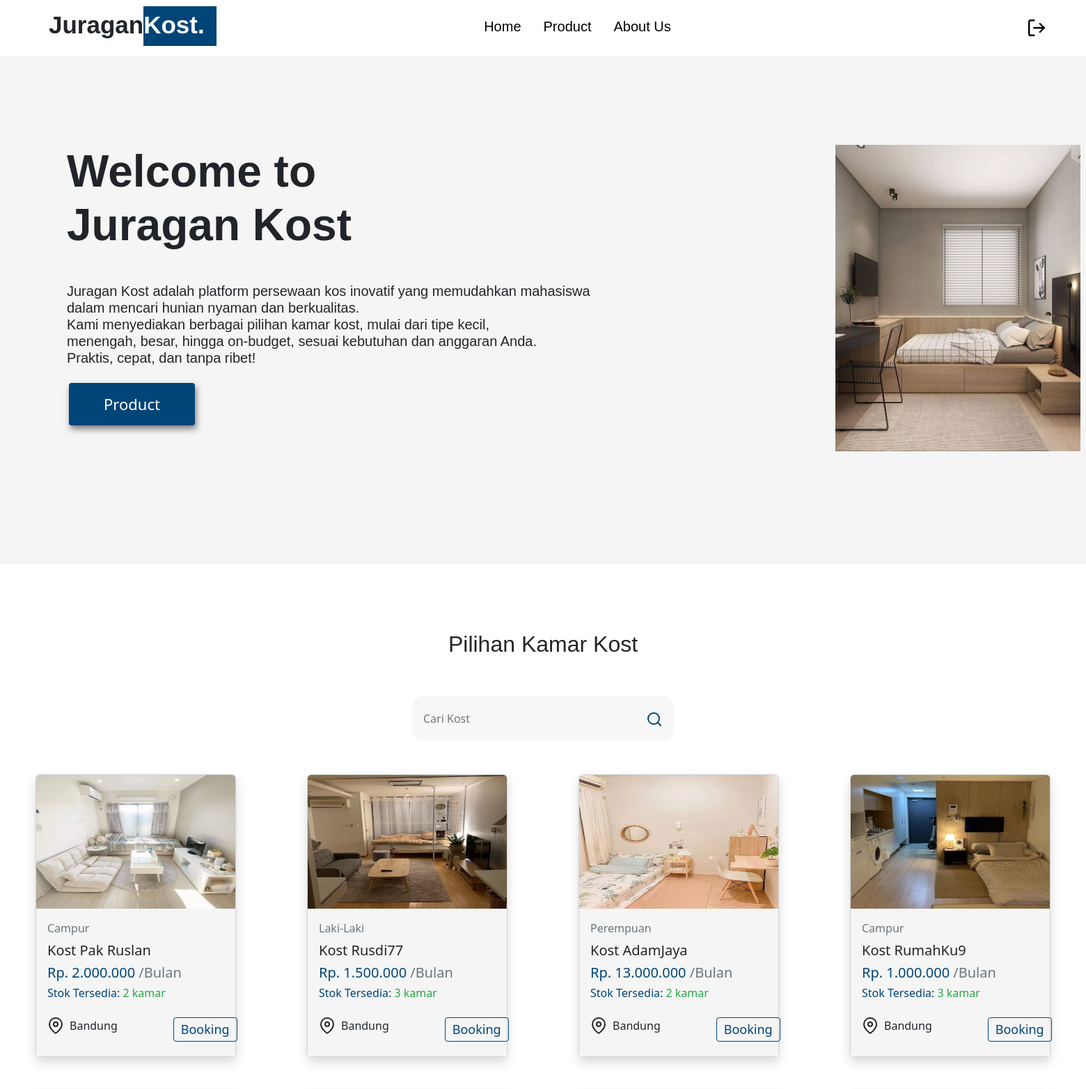
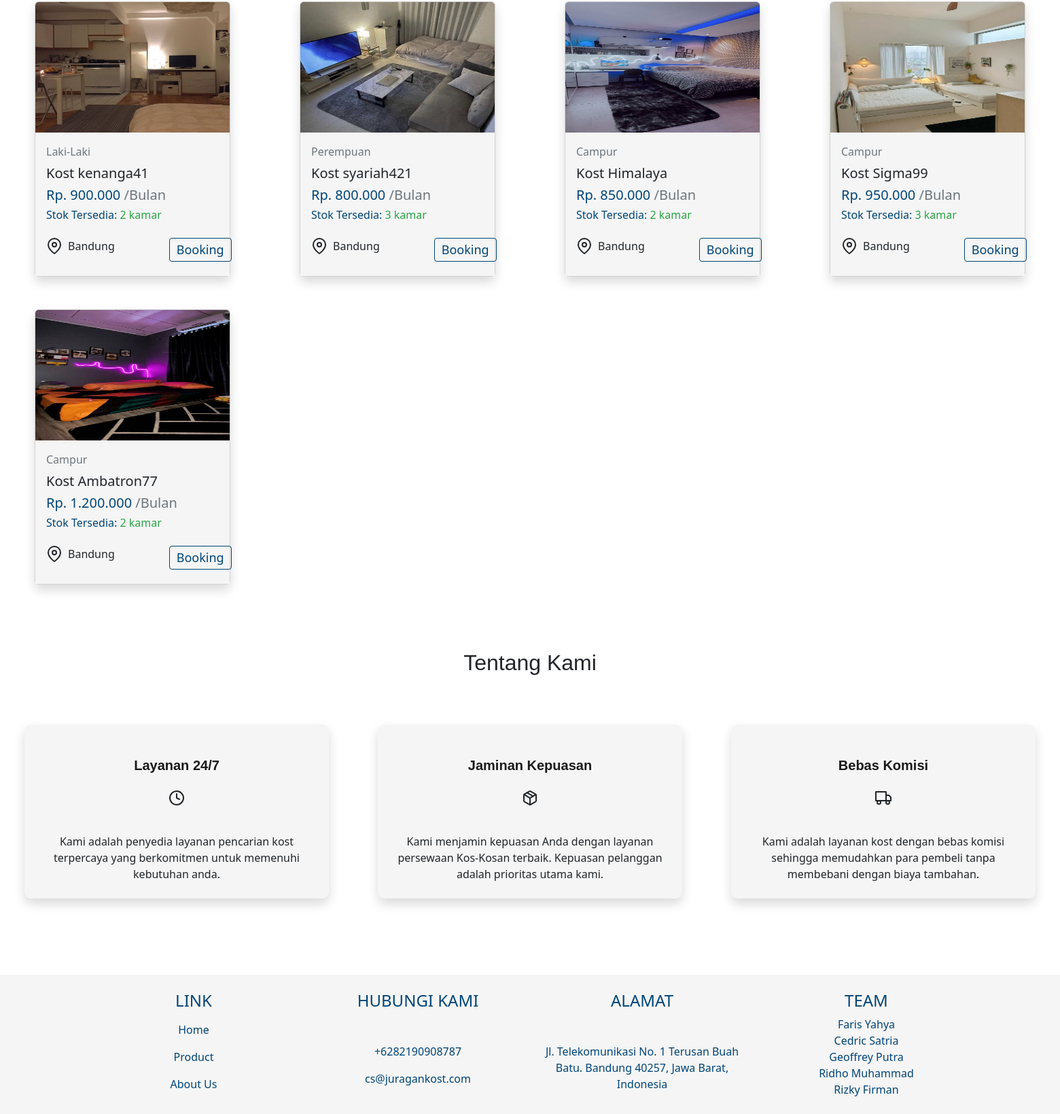
/dashboard.php (signed in), run on the app's committed database (2 pictures, top to bottom).
### tables this page shows
CREATE TABLE `produk` (
  `id_produk` int(11) NOT NULL,
  `nama_produk` varchar(50) NOT NULL,
  `harga` int(50) NOT NULL,
  `foto` varchar(100) DEFAULT NULL,
  `jenis` varchar(50) DEFAULT NULL,
  `lokasi` varchar(50) NOT NULL,
  `deskripsi` varchar(1000) NOT NULL,
  `stok` int(11) NOT NULL DEFAULT 0
);

### proses/koneksiuser.php (called while the page is built, shortened)
<?php
    function formatRupiah($angka) {
        return number_format($angka, 0, ',', '.');
    }
?>

### dashboard.php (the view, shortened to what this page needs)
<!DOCTYPE html>
<html lang="en">
<head>
    <link rel="stylesheet" href="css/dashboard.css">
    <link href="https://cdn.jsdelivr.net/npm/bootstrap@5.2.3/dist/css/bootstrap.min.css" rel="stylesheet"
>
</head>
<body>
    <nav class="navbar" style="position: fixed;">
        <div class="navbar-container">
            <div class="logo">
                <h2>Juragan<span>Kost.</span></h2>
            </div>
            <ul class="menu-items">
                <li><a href="#home">Home</a></li>
                <li><a href="#produk">Product</a></li>
                <li><a href="#about">About Us</a></li>
            </ul>
            <a href="logout.php" id="shopping-cart-button" onclick="return confirmLogout();">
                <i data-feather="log-out" class="shopping"></i>
            </a>
        </div>
    </nav>
    <div class="hal1" id="home">
        <div class="text">
            <h1>Welcome to<br>Juragan Kost</h1>
            <h5><br>Juragan Kost adalah platform persewaan kos inovatif yang memudahkan mahasiswa<br>dalam mencari
                hunian nyaman
                dan berkualitas.<br> Kami menyediakan berbagai pilihan kamar kost, mulai dari tipe kecil,<br> menengah,
                besar,
                hingga on-budget, sesuai kebutuhan dan anggaran Anda.<br> Praktis, cepat, dan tanpa ribet!</h5>
        </div>
        <img class="mic" src="asset/Kamardashboard.jpg" alt="">
        <a href="#produk"><button>Product</button></a>
    </div>
    <div class="container-fluid" style="margin-top: 6em;" id="produk">
        <div class="title">
            <h2>Pilihan Kamar Kost</h2>
        </div>
        <div class="container" style="margin-top: 3em;">
            <form class="d-flex justify-content-center" role="search" method="GET" action="">
                <input class="cari" type="search" name="search" placeholder="Cari Kost"
                    value="<?php echo isset($_GET['search']) ? $_GET['search'] : ''; ?>">
                <button class="cari-tombol" type="submit"><i data-feather="search" style="color: #004577;"></i></button>
            </form>
        </div>
        <div class="row" style="margin-top: 3em;">
            <?php
            require "proses/koneksiuser.php";
            $search = isset($_GET['search']) ? $_GET['search'] : '';
            if ($search) {
                $query = mysqli_query($koneksi, "SELECT * FROM produk WHERE nama_produk LIKE '%$search%'");
            } else {
                $query = mysqli_query($koneksi, "SELECT * FROM produk");
            }
            while ($data = mysqli_fetch_array($query)) { ?>
                <div class="col-3 d-flex justify-content-center mb-5">
                    <div class="card shadow" style="width: 18rem;">
                        <img src="asset/<?php echo $data['foto']; ?>" class="card-img-top" alt="..." style="height: 12em">
                        <div class="card-body" style="background-color: #F5F5F5;">
                            <p class="card-title text-muted"><?php echo $data['jenis']; ?></p>
                            <h5 class="card-title"><?php echo $data['nama_produk']; ?></h5>
                            <h5 class="card-title" style="color: #004577;">Rp. <?php echo formatRupiah($data['harga']); ?>
                                <span class="text-muted">/Bulan</span>
                            </h5>
                            <h6 style="color: #004577; font-weight: normal;">Stok Tersedia:
                                <span style="color: #28a745;"><?php echo $data['stok']; ?> kamar</span>
                            </h6>
                            <div class="harga mt-4 d-flex">
                                <p class="d-flex" style="gap: 0.5em"><i data-feather="map-pin" class="shopping"></i>Bandung
                                </p>
                                <a href="detailproduk.php?id=<?= $data['id_produk'] ?>"><button
                                        class="booking">Booking</button></a>
                            </div>
                        </div>
                    </div>
                </div>
            <?php } ?>
        </div>
    </div>
    <div class="about" id="about">
        <div class="title">
            <h2>Tentang Kami</h2>
        </div>
        <div class="container-fluid">
            <div class="row baris">
                <div class="col-4 kolom">
                    <div class="kot shadow">
                        <div class="ket">
                            <h5>Layanan 24/7</h5>
                        </div>
                        <div class="log">
                            <i data-feather="clock"></i>
                        </div>
                        <p class="text-center mt-4 p-3">Kami adalah penyedia layanan pencarian kost terpercaya yang
                            berkomitmen untuk memenuhi kebutuhan anda.</p>
                    </div>
                </div>
                <div class="col-4 kolom">
                    <div class="kot shadow">
                        <div class="ket">
                            <h5>Jaminan Kepuasan</h5>
                        </div>
                        <div class="log">
                            <i data-feather="package"></i>
                        </div>
                        <p class="text-center mt-4 p-3">Kami menjamin kepuasan Anda dengan layanan persewaan Kos-Kosan
                            terbaik. Kepuasan pelanggan adalah prioritas utama kami.</p>
                    </div>
                </div>
                <div class="col-4 kolom">
                    <div class="kot shadow">
                        <div class="ket">
                            <h5>Bebas Komisi</h5>
                        </div>
                        <div class="log">
                            <i data-feather="truck"></i>
                        </div>
                        <p class="text-center mt-4 p-3">Kami adalah layanan kost dengan bebas komisi sehingga memudahkan
                            para pembeli tanpa membebani dengan biaya tambahan.</p>
                    </div>
                </div>
            </div>
        </div>
    </div>
    <footer style="background-color: #F5F5F5;padding-bottom: 1em">
        <div class="container" style="margin-top: 7em;color:#004577;">
            <div class="row d-flex justify-content-center text-center">
                <div class="col-3 mt-4 foter">
                    <h4>LINK</h4>
                    <p class="mt-3">
                        <a href="#home" class="footer-hover">Home</a>
                    </p>
                    <p>
                        <a href="#produk" class="footer-hover">Product</a>
                    </p>
                    <p>
                        <a href="#about" class="footer-hover">About Us</a>
                    </p>
                </div>
                <div class="col-3 mt-4">
                    <h4>HUBUNGI KAMI</h4>
                    <div class="mt-5">
                        <p> +6282190908787</p>
                        <p>cs@juragankost.com</p>
                    </div>
                </div>
                <div class="col-3 mt-4">
                    <h4>ALAMAT</h4>
                    <div class="mt-5">
                        Jl. Telekomunikasi No. 1 Terusan Buah Batu. Bandung 40257, Jawa Barat, Indonesia<br>
                    </div>
                </div>
                <div class="col-3 mt-4">
                    <h4>TEAM</h4>
                    <div class="mt-2">
                        Faris Yahya<br>Cedric Satria<br>Geoffrey Putra<br>Ridho Muhammad<br>Rizky Firman
                    </div>
                </div>
            </div>
        </div>
    </footer>
</body>
</html>

### css/dashboard.css (style rules this page uses)
:root { --title: "title", sans-serif; --text: "text", sans-serif; --black-color: #1a1a1a; --grey-color: #292a2e; --white-color: #f7f7f7; --blue-color: #004577; --light-black: rgba(0, 0, 0, 0.89); --black: #000; --white: #fff; --grey: #aaa; }
* { margin: 0; padding: 0; box-sizing: border-box; outline: none; border: none; text-decoration: none; }
html { scroll-behavior: smooth; }
body { overflow-x: hidden; }
.navbar { display: flex; justify-content: space-between; align-items: center; padding: 1.4rem 7%; background-color:var(--white); position: fixed; top: 0; left: 0; right: 0; z-index: 9999; }
.navbar-container { display: flex; justify-content: center; align-items: center; height: 64px; }
.navbar-container .shopping { position: absolute; top: 0%; right: 2%; height: 10vh; width: 5rem; padding: 0 1.6rem; color: var(--black); transition: 0.3s; }
.logo h2 { font-family: var(--title); font-size: 35px; line-height: 80px; font-weight: 600; margin-left: 2em; }
.logo h2 span { background-color: var(--blue-color); font-weight: 600; padding-right: 0.5em; padding-bottom: 0.3em; padding-top: 0.2em; color: var(--white); }
.menu-items { order: 2; display: flex; margin-left: 20em; margin-top: 0.8em; }
.menu-items li { list-style: none; margin-left: 2rem; font-size: 1.2rem; display: flex; justify-content: center; }
.navbar-container ul a { text-decoration: none; font-family: var(--text); color: var(--black); font-size: 20px; position: relative; }
.navbar-container ul a:after { content: ""; position: absolute; background-color: #295a8d; height: 3px; width: 0; left: 0; bottom: -10px; transition: 0.3s; }
.hal1 { background: whitesmoke; height: 100vh; margin-top: 10px; }
.hal1 .text { position: absolute; top: 13em; left: 6em; }
.hal1 .text h1 { font-family: var(--title); font-size: 64px; font-weight: 700; }
.hal1 .text h5 { font-family: var(--text); margin-top: 1em; margin-bottom: 2em; font-size: 20px; }
.hal1 a button { position: absolute; top: 5em; padding: 14px 50px; background: var(--blue-color); border: none; border-radius: 4px; color: #fff; text-decoration: none; font-size: 22px; display: inline-block; margin: 20em 4.5em; box-shadow: 2px 5px 10px rgba(0, 0, 0, 0.5); transition: all 0.4s ease-in-out; }
.hal1 .mic { position: absolute; width: 22em; left: 75em; top: 13em; transition: all 0.4s ease-in-out; }
.title { display: flex; justify-content: center; margin-top: 3em; }
.title h2 { font-family: var(--title); font-weight: 500; justify-content: center; }
.baris { display: flex; justify-content: center; }
.baris .kolom { display: flex; justify-content: center; }
.baris .kolom .kot { margin-top: 4em; background-color: #F5F5F5; height: 16em; width: 28em; border-radius: 0.6em; transition: all 0.4s ease-in-out; }
.kot .ket { margin-top: 3em; display: flex; justify-content: center; }
.kot .ket h5 { font-family: var(--text); font-size: 20px; font-weight: 550; color: var(--black-color); }
.log { display: flex; justify-content: center; margin-top: 1em; }
.harga { display: flex; gap: 5em; }
.harga .booking { padding: 3px 10px; background: transparent; border: 1px solid var(--blue-color); border-radius: 4px; color: var(--blue-color); text-decoration: none; font-size: 18px; display: inline-block; transition: all 0.4s ease-in-out; }
.cari { height: 4em; width: 20em; background-color: #F7F7F7; border: none; border-radius: 1em 0em 0em 1em; padding: 1em; }
.cari-tombol { border: none; background-color: #F7F7F7; border-radius: 0em 1em 1em 0em; padding: 1em; }
.footer-hover { text-decoration: none; color: #004577; }

### data on the page
produk: foto (picture), jenis "Campur", nama_produk "Kost Pak Ruslan", harga "2.000.000", stok "2"
produk: foto (picture), jenis "Laki-Laki", nama_produk "Kost Rusdi77", harga "1.500.000", stok "3"
produk: foto (picture), jenis "Perempuan", nama_produk "Kost AdamJaya", harga "13.000.000", stok "2"
produk: foto (picture), jenis "Campur", nama_produk "Kost RumahKu9", harga "1.000.000", stok "3"
produk: foto (picture), jenis "Laki-Laki", nama_produk "Kost kenanga41", harga "900.000", stok "2"
produk: foto (picture), jenis "Perempuan", nama_produk "Kost syariah421", harga "800.000", stok "3"
produk: foto (picture), jenis "Campur", nama_produk "Kost Himalaya", harga "850.000", stok "2"
produk: foto (picture), jenis "Campur", nama_produk "Kost Sigma99", harga "950.000", stok "3"
produk: foto (picture), jenis "Campur", nama_produk "Kost Ambatron77", harga "1.200.000", stok "2"
